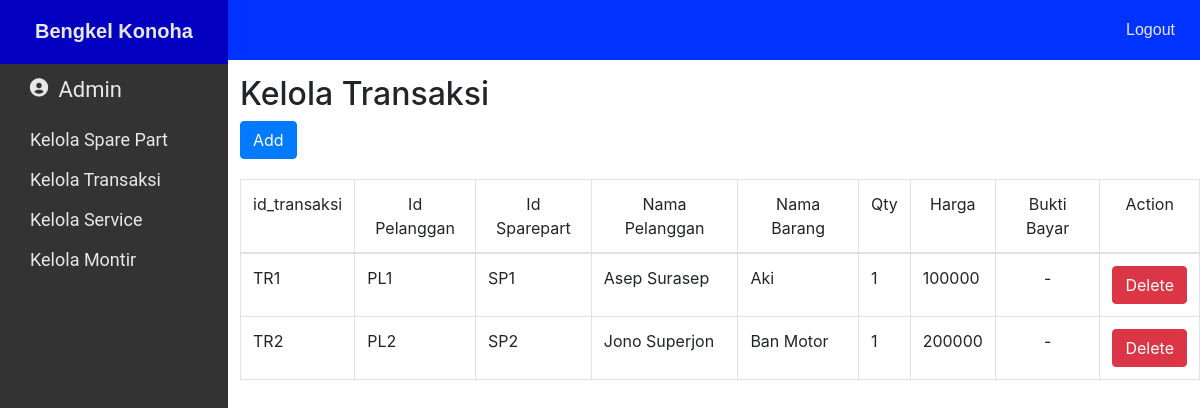
Page /AdminTransaksi.php on the committed database.
### tables this page shows
CREATE TABLE `transaksi` (
  `id_transaksi` char(10) NOT NULL,
  `id_pelanggan` char(255) NOT NULL,
  `id_sparepart` char(255) NOT NULL,
  `nama_pelanggan` varchar(255) NOT NULL,
  `nama_barang` varchar(255) NOT NULL,
  `qty` int(11) NOT NULL,
  `harga` int(11) NOT NULL,
  `bukti_bayar` text NOT NULL
);

### AdminTransaksi.php (the view, shortened to what this page needs)
<?php
require 'connect.php';
$transaksi = mysqli_query($conn, "SELECT * FROM transaksi;");
?>
<!DOCTYPE html>
<html lang="en">
<head>
    <link rel="stylesheet" href="styleUser.css">
    <link href='https://unpkg.com/boxicons@2.1.2/css/boxicons.min.css' rel='stylesheet'>
    <link rel="stylesheet" href="https://stackpath.bootstrapcdn.com/bootstrap/4.3.1/css/bootstrap.min.css">
</head>
<body>
    <div class="header">
        <div class="brand">Bengkel Konoha</div>
        <a href="logout.php" class="logout">Logout</a>
    </div>
    <div class="header-blw">
        <div class="pelanggan">
            <i class='bx bxs-user-circle'></i>
            <a href="#">Admin</a>
        </div>
        <ul>
            <li><a href="AdminPart.php">Kelola Spare Part</a></li>
            <li><a href="AdminTransaksi.php">Kelola Transaksi</a></li>
            <li><a href="AdminService.php">Kelola Service</a></li>
            <li><a href="AdminMontir.php">Kelola Montir</a></li>
        </ul>
    </div>
    <div class="riwayat">
        <h2>Kelola Transaksi</h2>
        <a href="TransaksiAdd.php" class="btn btn-primary">Add</a>
        <table class="table table-bordered">
            <thead>
                <tr class="text-center">
                    <td scope="col">id_transaksi</td>
                    <td scope="col">Id Pelanggan</td>
                    <td scope="col">Id Sparepart</td>
                    <td scope="col">Nama Pelanggan</td>
                    <td scope="col">Nama Barang</td>
                    <td scope="col">Qty</td>
                    <td scope="col">Harga</td>
                    <td scope="col">Bukti Bayar</td>
                    <td scope="col">Action</td>
                </tr>
            </thead>
            <tbody>
                <?php
                    while($Transaksi = mysqli_fetch_array($transaksi)){
                        echo "
                            <tr>
                                <td>".$Transaksi['id_transaksi']."</td>
                                <td>".$Transaksi['id_pelanggan']."</td>
                                <td>".$Transaksi['id_sparepart']."</td>
                                <td>".$Transaksi['nama_pelanggan']."</td>
                                <td>".$Transaksi['nama_barang']."</td>
                                <td>".$Transaksi['qty']."</td>
                                <td>".$Transaksi['harga']."</td>";
                                $bayar = $Transaksi['bukti_bayar'];
                                if (!$bayar) {
                                    echo
                                        "<td>
                                            <center>-</center>
                                        </td>";
                                } else {
                                    echo "
                                        <td>
                                            <img src='img/$bayar' width='250'>
                                        </td>";
                                }
                        echo"
                                <td class='text-center'>
                                    <a href='#' class='btn btn-danger'
                                    onclick='confirmation(`".$Transaksi['id_transaksi']."`)'>Delete</a>
                                </td>
                            </tr>
                        ";
                    }
                ?>
            </tbody>
        </table>
    </div>
</body>
</html>

### styleUser.css (style rules this page uses)
.header { width: 100%; height: 60px; background-color: #0033ff; position: fixed; font-family: sans-serif; top: 0; left: 0; display: flex; align-items: center; justify-content: space-between; z-index: 1000; user-select: none; }
.brand { padding: 19px 35px 18px 35px; background-color: rgb(3, 0, 194); font-size: 20px; color: #e8e8e8; font-weight: bold; }
* { margin: 0; padding: 0; list-style: none; text-decoration: none; }
.header-blw { font-family: 'Roboto', sans-serif; position: fixed; margin-top: 60px; left: 0; width: 228px; height: 100%; background: rgb(51, 51, 51); }
.pelanggan { font-size: 22px; color: #e8e8e8; align-items: center; margin-left: 28px; line-height: 60px; }
.pelanggan i { height: 25px; width: 25px; align-items: center; }
.pelanggan a { color: #e8e8e8; }
.header-blw ul a { display: block; height: 100%; width: 100%; line-height: 40px; font-size: 18px; color: #e8e8e8; padding-left: 30px; }
.riwayat { position: relative; padding-top: 75px; margin-left: 240px; width: 100; height: 100%; }
.riwayat table { border-collapse: collapse; width: auto; margin-top: 20px; }
th, td { padding: 10px; }
.logout { padding: 21px 25px 21px 25px; text-align: center; font-weight: 500; color: #e8e8e8; }

### rows in the picture
transaksi: id_transaksi "TR1", id_pelanggan "PL1", id_sparepart "SP1", nama_pelanggan "Asep Surasep", nama_barang "Aki", qty "1", harga "100000"
transaksi: id_transaksi "TR2", id_pelanggan "PL2", id_sparepart "SP2", nama_pelanggan "Jono Superjon", nama_barang "Ban Motor", qty "1", harga "200000"
